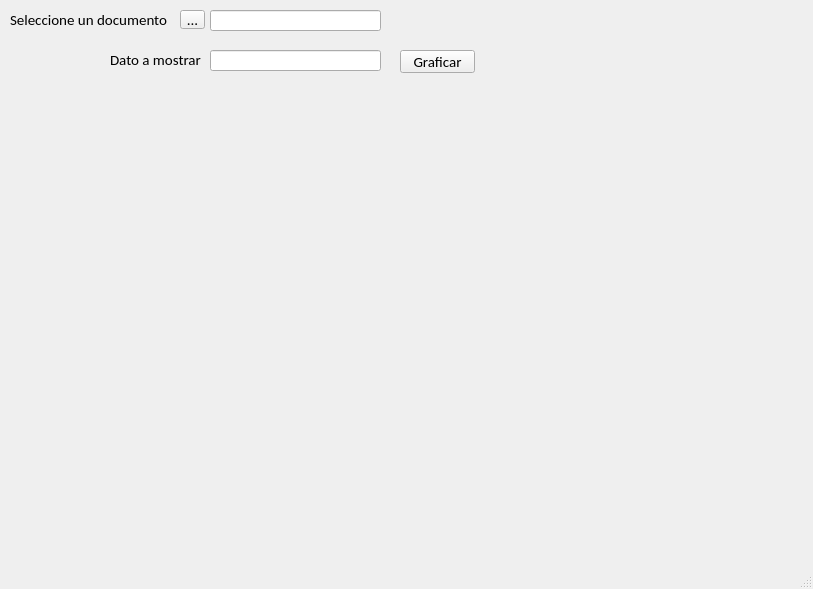
<?xml version="1.0" encoding="UTF-8"?>
<ui version="4.0">
 <class>MainWindow</class>
 <widget class="QMainWindow" name="MainWindow">
  <property name="geometry">
   <rect>
    <x>0</x>
    <y>0</y>
    <width>813</width>
    <height>589</height>
   </rect>
  </property>
  <property name="sizePolicy">
   <sizepolicy hsizetype="Preferred" vsizetype="Preferred">
    <horstretch>0</horstretch>
    <verstretch>0</verstretch>
   </sizepolicy>
  </property>
  <property name="font">
   <font>
    <family>Calibri</family>
    <pointsize>11</pointsize>
   </font>
  </property>
  <property name="cursor">
   <cursorShape>ArrowCursor</cursorShape>
  </property>
  <property name="windowTitle">
   <string>MainWindow</string>
  </property>
  <property name="layoutDirection">
   <enum>Qt::LeftToRight</enum>
  </property>
  <widget class="QWidget" name="centralwidget">
   <widget class="QLabel" name="labelSelect">
    <property name="geometry">
     <rect>
      <x>10</x>
      <y>0</y>
      <width>171</width>
      <height>39</height>
     </rect>
    </property>
    <property name="sizePolicy">
     <sizepolicy hsizetype="Preferred" vsizetype="Preferred">
      <horstretch>2</horstretch>
      <verstretch>0</verstretch>
     </sizepolicy>
    </property>
    <property name="maximumSize">
     <size>
      <width>200</width>
      <height>16777215</height>
     </size>
    </property>
    <property name="font">
     <font>
      <family>Calibri</family>
      <pointsize>11</pointsize>
     </font>
    </property>
    <property name="text">
     <string>Seleccione un documento</string>
    </property>
   </widget>
   <widget class="QToolButton" name="selectFileBtn">
    <property name="geometry">
     <rect>
      <x>180</x>
      <y>10</y>
      <width>25</width>
      <height>19</height>
     </rect>
    </property>
    <property name="sizePolicy">
     <sizepolicy hsizetype="Fixed" vsizetype="Fixed">
      <horstretch>0</horstretch>
      <verstretch>0</verstretch>
     </sizepolicy>
    </property>
    <property name="maximumSize">
     <size>
      <width>25</width>
      <height>16777215</height>
     </size>
    </property>
    <property name="cursor">
     <cursorShape>PointingHandCursor</cursorShape>
    </property>
    <property name="layoutDirection">
     <enum>Qt::LeftToRight</enum>
    </property>
    <property name="text">
     <string>...</string>
    </property>
   </widget>
   <widget class="QLineEdit" name="lineFileName">
    <property name="geometry">
     <rect>
      <x>210</x>
      <y>10</y>
      <width>171</width>
      <height>21</height>
     </rect>
    </property>
    <property name="sizePolicy">
     <sizepolicy hsizetype="Expanding" vsizetype="Fixed">
      <horstretch>4</horstretch>
      <verstretch>0</verstretch>
     </sizepolicy>
    </property>
    <property name="maximumSize">
     <size>
      <width>500</width>
      <height>16777215</height>
     </size>
    </property>
    <property name="font">
     <font>
      <family>Calibri</family>
      <pointsize>10</pointsize>
     </font>
    </property>
   </widget>
   <widget class="QPushButton" name="graphicBtn">
    <property name="geometry">
     <rect>
      <x>400</x>
      <y>50</y>
      <width>75</width>
      <height>23</height>
     </rect>
    </property>
    <property name="font">
     <font>
      <family>Calibri</family>
      <pointsize>11</pointsize>
     </font>
    </property>
    <property name="text">
     <string>Graficar</string>
    </property>
   </widget>
   <widget class="QLabel" name="labelDatos">
    <property name="geometry">
     <rect>
      <x>110</x>
      <y>40</y>
      <width>91</width>
      <height>39</height>
     </rect>
    </property>
    <property name="sizePolicy">
     <sizepolicy hsizetype="Preferred" vsizetype="Preferred">
      <horstretch>2</horstretch>
      <verstretch>0</verstretch>
     </sizepolicy>
    </property>
    <property name="maximumSize">
     <size>
      <width>200</width>
      <height>16777215</height>
     </size>
    </property>
    <property name="font">
     <font>
      <family>Calibri</family>
      <pointsize>11</pointsize>
     </font>
    </property>
    <property name="text">
     <string>Dato a mostrar</string>
    </property>
   </widget>
   <widget class="QLineEdit" name="lineFileName_2">
    <property name="geometry">
     <rect>
      <x>210</x>
      <y>50</y>
      <width>171</width>
      <height>21</height>
     </rect>
    </property>
    <property name="sizePolicy">
     <sizepolicy hsizetype="Expanding" vsizetype="Fixed">
      <horstretch>4</horstretch>
      <verstretch>0</verstretch>
     </sizepolicy>
    </property>
    <property name="maximumSize">
     <size>
      <width>500</width>
      <height>16777215</height>
     </size>
    </property>
    <property name="font">
     <font>
      <family>Calibri</family>
      <pointsize>10</pointsize>
     </font>
    </property>
   </widget>
  </widget>
  <widget class="QStatusBar" name="statusbar"/>
  <widget class="QMenuBar" name="menubar">
   <property name="geometry">
    <rect>
     <x>0</x>
     <y>0</y>
     <width>813</width>
     <height>24</height>
    </rect>
   </property>
  </widget>
 </widget>
 <resources/>
 <connections/>
</ui>
